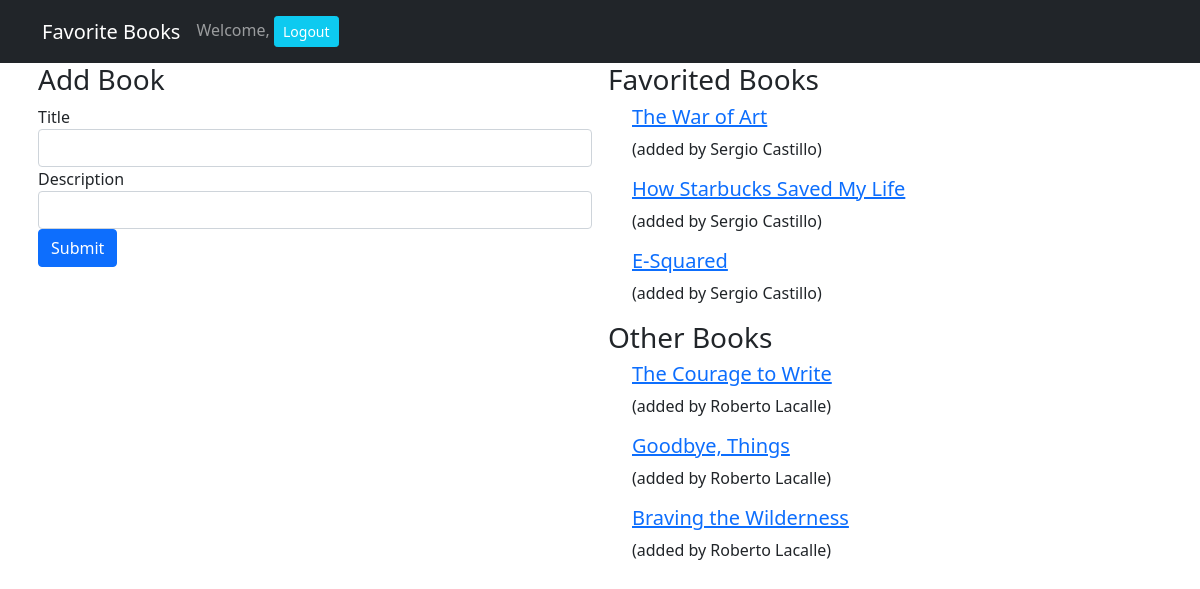
The app's page /books (signed in) with its own data.
### fav_books_app/models.py (models this page shows, shortened)
class Book(models.Model):
    title = models.CharField(max_length=255)
    description = models.CharField(max_length=255)
    creator = models.ForeignKey(User, related_name="has_created_books", on_delete=models.CASCADE)
    favorited_by = models.ManyToManyField(User, related_name="favorited_books")
    created_at = models.DateTimeField(auto_now_add=True)
    updated_at = models.DateTimeField(auto_now=True)
    objects = BookManager()

class User(models.Model):
    first_name = models.CharField(max_length=255)
    last_name = models.CharField(max_length=255)
    email = models.EmailField(max_length=255)
    password = models.CharField(max_length=255)
    created_at = models.DateTimeField(auto_now_add=True)
    updated_at = models.DateTimeField(auto_now=True)
    objects = UserManager()

### fav_books_app/views.py (the view)
# urls.py: path('books', views.show_all),
def show_all(request):
    if "user_id" not in request.session:
        return redirect('/')
    else:
        context = {
            'all_books': Book.objects.all(),
            'this_user': User.objects.get(id=request.session['user_id'])
        }
        return render(request, 'show_all.html', context)

### fav_books_app/templates/show_all.html (shortened to what this page needs)
<!DOCTYPE html>
<html lang="en">
<head>
    <link href="https://cdn.jsdelivr.net/npm/bootstrap@5.1.1/dist/css/bootstrap.min.css" rel="stylesheet">
</head>
<body>
    <nav class="navbar navbar-expand-lg navbar-dark bg-dark">
        <div class="container">
            <a class="navbar-brand" href="#">Favorite Books</a>
            <div class="collapse navbar-collapse" id="navbarText">
                <span class="navbar-text">
                    Welcome, {{request.session.greeting}} </a> <a href="/logout" role="button"
                        class="btn btn-sm btn-info ml-2 text-white">Logout</a>
                </span>
            </div>
        </div>
    </nav>
    <div class="container">
        <div class="row">
            <div class="col-6 px-2">
                <h3>Add Book</h3>
                <form action="/books/create" method="POST">
                    <div class="form-group">
                        <label for="title">Title</label>
                        <input type="text" class="form-control" name="title">
                    </div>
                    <div class="form-group">
                        <label for="description">Description</label>
                        <input type="text" class="form-control" name="description">
                    </div>
                    <button type="submit" class="btn btn-primary">Submit</button>
                </form>
            </div>
            <div class="col-6 px-2">
                <h3>Favorited Books</h3>
                {% for book in all_books %}
                {% if this_user in book.favorited_by.all %}
                <div class="container">
                    <h5><a href="/books/{{book.id}}">{{book.title}}</a></h5>
                    <p>(added by {{book.creator.first_name}} {{book.creator.last_name}})</p>
                </div>
                {% endif %}
                {% endfor %}
                <h3>Other Books</h3>
                {% for book in all_books %}
                {% if this_user not in book.favorited_by.all %}
                <div class="container">
                    <h5><a href="/books/{{book.id}}">{{book.title}}</a></h5>
                    <p>(added by {{book.creator.first_name}} {{book.creator.last_name}})</p>
                </div>
                {% endif %}
                {% endfor %}
            </div>
        </div>
    </div>
</body>
</html>

### records on screen
Book: title "The War of Art", creator.first_name "Sergio", creator.last_name "Castillo"
Book: title "How Starbucks Saved My Life", creator.first_name "Sergio", creator.last_name "Castillo"
Book: title "E-Squared", creator.first_name "Sergio", creator.last_name "Castillo"
Book: title "The Courage to Write", creator.first_name "Roberto", creator.last_name "Lacalle"
Book: title "Goodbye, Things", creator.first_name "Roberto", creator.last_name "Lacalle"
Book: title "Braving the Wilderness", creator.first_name "Roberto", creator.last_name "Lacalle"
